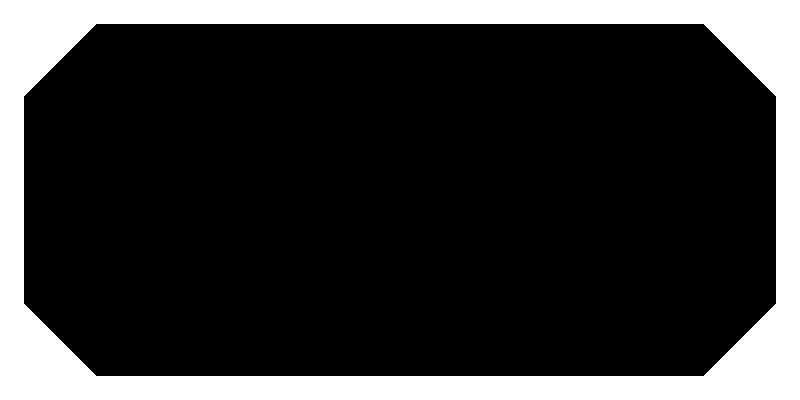

Below is a game level as drawn by its tile map, then a one-line description and the .tmx that defines it (tile-layer data replaced by summaries):
An orthogonal 100x50 tile map with 8x8 px tiles, 2 tile layers (ground, collision) and 2 objects.

<map version="1.5" tiledversion="1.7.2" orientation="orthogonal" renderorder="right-down" width="100" height="50" tilewidth="8" tileheight="8" infinite="0" nextlayerid="4" nextobjectid="3">
 <tileset firstgid="1" source="../Tilesets/coll8x8.tsx" />
 <layer id="2" name="ground" width="100" height="50">
  <data>[5000 cells, 1044 non-empty, 5 distinct tile ids]</data>
 </layer>
 <layer id="1" name="collision" width="100" height="50">
  <data>[5000 cells, 1044 non-empty, 5 distinct tile ids]</data>
 </layer>
 <objectgroup id="3" name="objects">
  <object id="1" template="../Templates/Spirit.tx" x="352" y="152" />
  <object id="2" template="../Templates/Player.tx" x="396.5" y="346" />
 </objectgroup>
</map>
